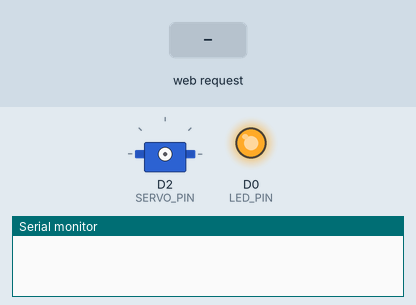
Recording of a sketch running on a simulated ESP8266 (NodeMCU). Shown: servo, output pins drawn as LEDs (lit = HIGH), the last lines printed to the serial monitor. Inputs (shaded band) come from the test bench.

Above: at 1.2 s.
1.3 s: HTTP request GET /jezisek received
At 1.7 s:
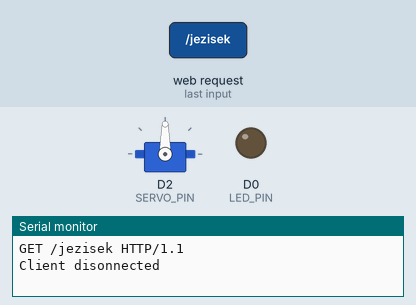
At 2.88 s:
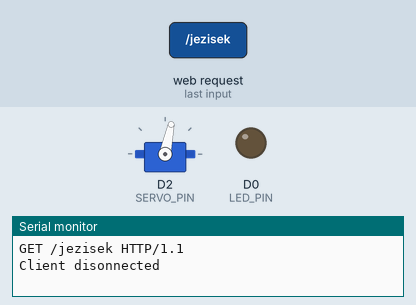
4.3 s: HTTP request GET /led/0 received
At 5.62 s:
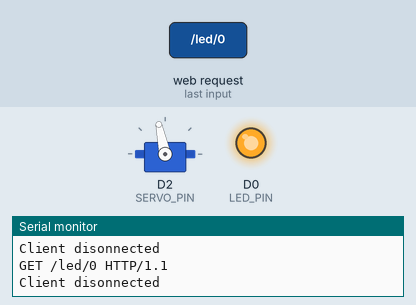
Timing chart, 0 to 16.3 s (numbered marks = the images above; inputs shaded):
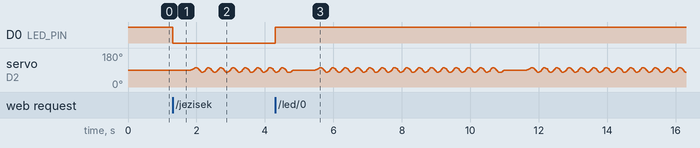

Measured:
- after the input at 4.3 s, D0 (LED_PIN): LOW → HIGH at once

The sketch:

sketch_dec19a.ino
```cpp
#include <ESP8266WiFi.h>
#include <Servo.h>

#include "cos.h"

//////////////////////
// WiFi Definitions //
//////////////////////
const char WiFiAPPSK[] = "sparkfun";

/////////////////////
// Pin Definitions //
/////////////////////
const int LED_PIN = D0; // Thing's onboard, blue LED
const int SERVO_PIN = D2;

WiFiServer server(80);

Servo myservo;
int do_something = 0;
#define SPEED 6
int spd = SPEED;

#define PROG_LEN 4
uint32_t progT[PROG_LEN] = {77,99,11,0};
int progS[PROG_LEN] = {7,14,16,3};

int SetZero()
{
  static int state = 0;
  static uint32_t t;

  switch (state) {
  case 0:
    digitalWrite(LED_PIN, 0);
    myservo.attach(SERVO_PIN);
    myservo.write(90);
    t = millis();
    state++;
    break;
  case 1:
    if ((millis()-t)>=4900) {
      myservo.detach();
      state++;
    }
    break;
  case 2:
    if ((millis()-t)>=5000) {
      digitalWrite(LED_PIN, 1);
      digitalWrite(SERVO_PIN, LOW);
      state=0;
    }
    break;
  default:
    state=0;
    break;
  }

  return state;
}

int JezisekPrichazi()
{
  static int state = 0;
  static uint32_t t;
  static int acnt,bcnt;
  static int progCnt = 0;


  switch (state) {
  case 0:
    digitalWrite(LED_PIN, 0);
    myservo.attach(SERVO_PIN);
    myservo.write(90);
    t = millis();
    progCnt = 0;
    state++;
    break;
  case 1:
    if ((millis()-t)>=500) {
      t = millis();
      acnt=0;
      bcnt=0;
      state++;
    }
    break;
  case 2:
    if ((millis()-t)>=spd) {
      t+=spd;
      myservo.write(90+(cosT[acnt++]/2));
      if (acnt>=TABLEN) {
        acnt=0;
        state++;
      }
    }
    break;
  case 3:
    if ((millis()-t)>=spd) {
      t+=spd;
      myservo.write(90+(ampl/2)-cosT[acnt++]);
      if (acnt>=TABLEN) {
        acnt=0;
        state++;
        if (bcnt>=progS[progCnt]) {
          state++;
        }
      }
    }
    break;
  case 4:
    if ((millis()-t)>=spd) {
      t+=spd;
      myservo.write(90-(ampl/2)+cosT[acnt++]);
      if (acnt>=TABLEN) {
        acnt=0;
        bcnt++;
        state--;
      }
    }
    break;
  case 5:
    if ((millis()-t)>=spd) {
      t+=spd;
      myservo.write(90-(ampl/2)+(cosT[acnt++]/2));
      if (acnt>=TABLEN) {
        t=millis();
        state++;
      }
    }
    break;
  case 6:
    if (progCnt>=(PROG_LEN-1)) {
      state++;
    }
    else {
      if ((millis()-t)>=progT[progCnt]) {
        t = millis();
        progCnt++;
        acnt=0;
        bcnt=0;
        state=1;
      }
    }
    break;
  case 7:
    if ((millis()-t)>=500) {
      myservo.detach();
      state++;
    }
    break;
  case 8:
    if ((millis()-t)>=600) {
      digitalWrite(LED_PIN, 1);
      digitalWrite(SERVO_PIN, LOW);
      state=0;
    }
    break;
  default:
    state = 0;
    break;
  }

  return state;
}

void setup()
{
  initHardware();
  setupWiFi();
  server.begin();
}

void loop()
{
  // Check if a client has connected
  WiFiClient client = server.available();
  if (!client) {
    switch (do_something) {

    case 1:
      if (SetZero()==0)
        do_something=0;
      break;

    case 2:
      if (JezisekPrichazi()==0)
        do_something=0;
      break;

    default:
      do_something=0;
      break;
    }
    return;
  }

  // Read the first line of the request
  String req = client.readStringUntil('\r');
  Serial.println(req);
  client.flush();

  // Match the request
  int val = -1; // We'll use 'val' to keep track of both the
                // request type (read/set) and value if set.
  if (req.indexOf("/led/0") != -1)
    val = 1; // Will write LED high
  else if (req.indexOf("/led/1") != -1)
    val = 0; // Will write LED low
  else if (req.indexOf("/jezisek") != -1)
    val = -2; // Will print pin reads
  else if (req.indexOf("/nuluj") != -1)
    val = -3;
  // Otherwise request will be invalid. We'll say as much in HTML

  // Set GPIO5 according to the request
  if (val >= 0)
    digitalWrite(LED_PIN, val);

  client.flush();

  // Prepare the response. Start with the common header:
  String s = "HTTP/1.1 200 OK\r\n";
  s += "Content-Type: text/html\r\n\r\n";
  s += "<!DOCTYPE HTML>\r\n<html>\r\n";
  s += "<head>\r\n<meta charset='UTF-8'>\r\n<meta name='rating' content='general'>\r\n";
  s += "<meta name='viewport' content='width=device-width, initial-scale=1.0, maximum-scale=1.0, user-scalable=no'>\r\n";
  s += "<meta http-equiv='X-UA-Compatible' content='IE=edge'>";
  s += "<style>\r\n";
  s += "*, *:before, *:after {-webkit-box-sizing: border-box; -moz-box-sizing: border-box; box-sizing: border-box;}\r\n";
  s += "html, body {margin: 0; padding: 0; background-color: #eee; color: #333; font-family: Cambria, Arial, serif; font-size: 20px; line-height: 1.5;  text-align: center; min-height: 100%;}\r\n";
  s += ".main {width: 100%; max-width: 400px; margin: 0 auto; min-height: 100%; padding: 20px;}\r\n";
  if (val==-1) {
    s += "ul {margin: 0; padding: 0; list-style: none;}\r\n";
    s += "li {margin: 0 0 20px; padding: 0; background: none; list-style: none; text-transform: uppercase; width: 100%; max-width: 400px;}\r\n";
    s += "li a {text-decoration: none; display: block; vertical-align: top; padding: 10px 30px; border: 1px solid #6b1511; text-align: center; color: #fff; border-radius: 10px; text-shadow: 0 1px 1px #000; box-shadow: 1px 1px 4px rgba(0, 0, 0, 0.5); background: #830e08; background: -moz-linear-gradient(top, rgba(204,49,43,1) 0%, rgba(131,14,8,1) 100%); background: -webkit-gradient(left top, left bottom, color-stop(0%, rgba(204,49,43,1)), color-stop(100%, rgba(131,14,8,1))); background: -webkit-linear-gradient(top, rgba(204,49,43,1) 0%, rgba(131,14,8,1) 100%); background: -o-linear-gradient(top, rgba(204,49,43,1) 0%, rgba(131,14,8,1) 100%); background: -ms-linear-gradient(top, rgba(204,49,43,1) 0%, rgba(131,14,8,1) 100%); background: linear-gradient(to bottom, rgba(204,49,43,1) 0%, rgba(131,14,8,1) 100%); filter: progid:DXImageTransform.Microsoft.gradient( startColorstr='#cc312b', endColorstr='#830e08', GradientType=0 );}\r\n";
    s += "li a:hover {background: #830e08; box-shadow: none;}\r\n</style>\r\n";
  }
  else {
    s += "h1 {font-size: 30px; font-weight: 700; line-height: 1.2; color: #000; padding: 0; margin: 50px 0 0;}\r\n</style>\r\n";
    s += "<meta http-equiv='refresh' content='2;url=index.html'>\r\n";
  }
  s += "<title>Ježíšek</title>\r\n</head>\r\n<body>\r\n";
  s += "<div class='main'>\r\n";

  // If we're setting the LED, print out a message saying we did
  if (val >= 0)
  {
    s += "<h1>Přepínám LEDku na ";
    s += (val)?"OFF":"ON";
    s += "</h1>\r\n";
  }
  else if (val == -2)
  { // If we're reading pins, print out those values:
    if (do_something == 0)
      s += "<h1>Ježíšek přichází !!!</h1>\r\n";
    else
      s += "<h1>Hele, počkej chvilku ...</h1>\r\n";
  }
  else if (val == -3)
  {
    if (do_something == 0)
      s += "<h1>Nastavuji nulovou polohu serva</h1>\r\n";
    else
      s += "<h1>Hele, počkej chvilku ...</h1>\r\n";
  }
  else
  {
    s += "<ul><li><a href='/led/1'>Rozsviť LEDku</a>\r\n<li><a href='/led/0'>Zhasni LEDku</a>\r\n";
    s += "<li><a href='/nuluj'>Nuluj servo</a>\r\n<li><a href='/jezisek'>JEŽÍŠEK</a></ul>\r\n";
  }
  s += "</div>\r\n</body>\r\n</html>\r\n";

  // Send the response to the client
  client.print(s);
  delay(1);
  Serial.println("Client disonnected");

  if (do_something == 0) {
    if (val==-3)
      do_something=1;
    else if (val==-2)
      do_something=2;
  }

  // The client will actually be disconnected
  // when the function returns and 'client' object is detroyed
}

void setupWiFi()
{
  WiFi.mode(WIFI_AP);

  // Do a little work to get a unique-ish name. Append the
  // last two bytes of the MAC (HEX'd) to "Thing-":
  uint8_t mac[WL_MAC_ADDR_LENGTH];
  WiFi.softAPmacAddress(mac);
  String macID = String(mac[WL_MAC_ADDR_LENGTH - 2], HEX) +
                 String(mac[WL_MAC_ADDR_LENGTH - 1], HEX);
  macID.toUpperCase();
  String AP_NameString = "ESP8266 Thing " + macID;

  char AP_NameChar[AP_NameString.length() + 1];
  memset(AP_NameChar, 0, AP_NameString.length() + 1);

  for (int i=0; i<AP_NameString.length(); i++)
    AP_NameChar[i] = AP_NameString.charAt(i);

  WiFi.softAP(AP_NameChar, WiFiAPPSK);
}

void initHardware()
{
  Serial.begin(115200);
  //pinMode(DIGITAL_PIN, INPUT_PULLUP);
  pinMode(LED_PIN, OUTPUT);
  digitalWrite(LED_PIN, HIGH);
  // Don't need to set ANALOG_PIN as input,
  // that's all it can be.
  pinMode(SERVO_PIN, OUTPUT);
  digitalWrite(SERVO_PIN, LOW);
}
```

cos.h
```cpp
#define TABLEN 30
const int ampl = 24;
const uint8_t cosT[30] = {0,0,0,1,1,2,2,3,4,5,6,8,9,10,11,13,14,15,16,18,19,20,21,22,22,23,23,24,24,24};
```
